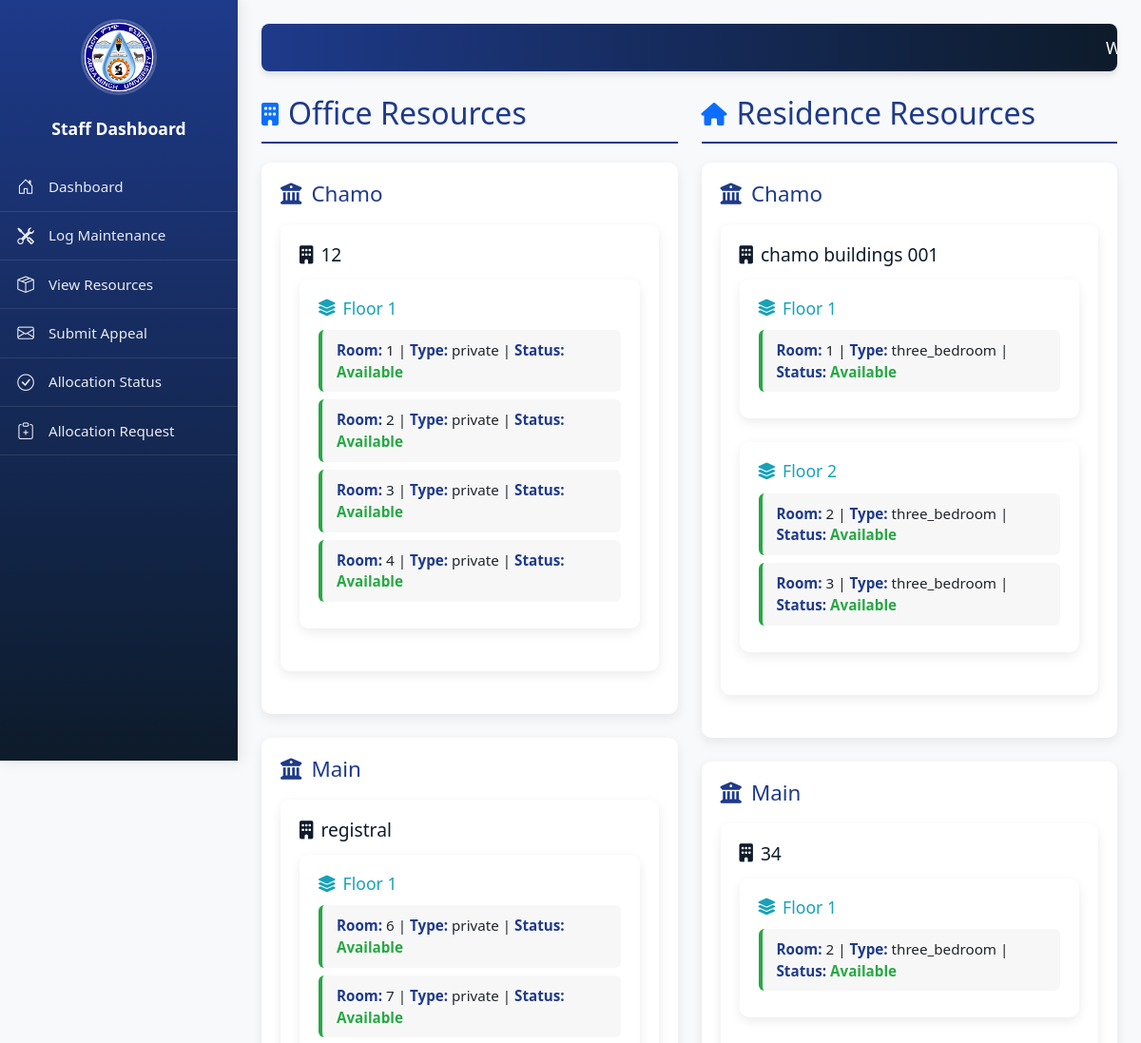
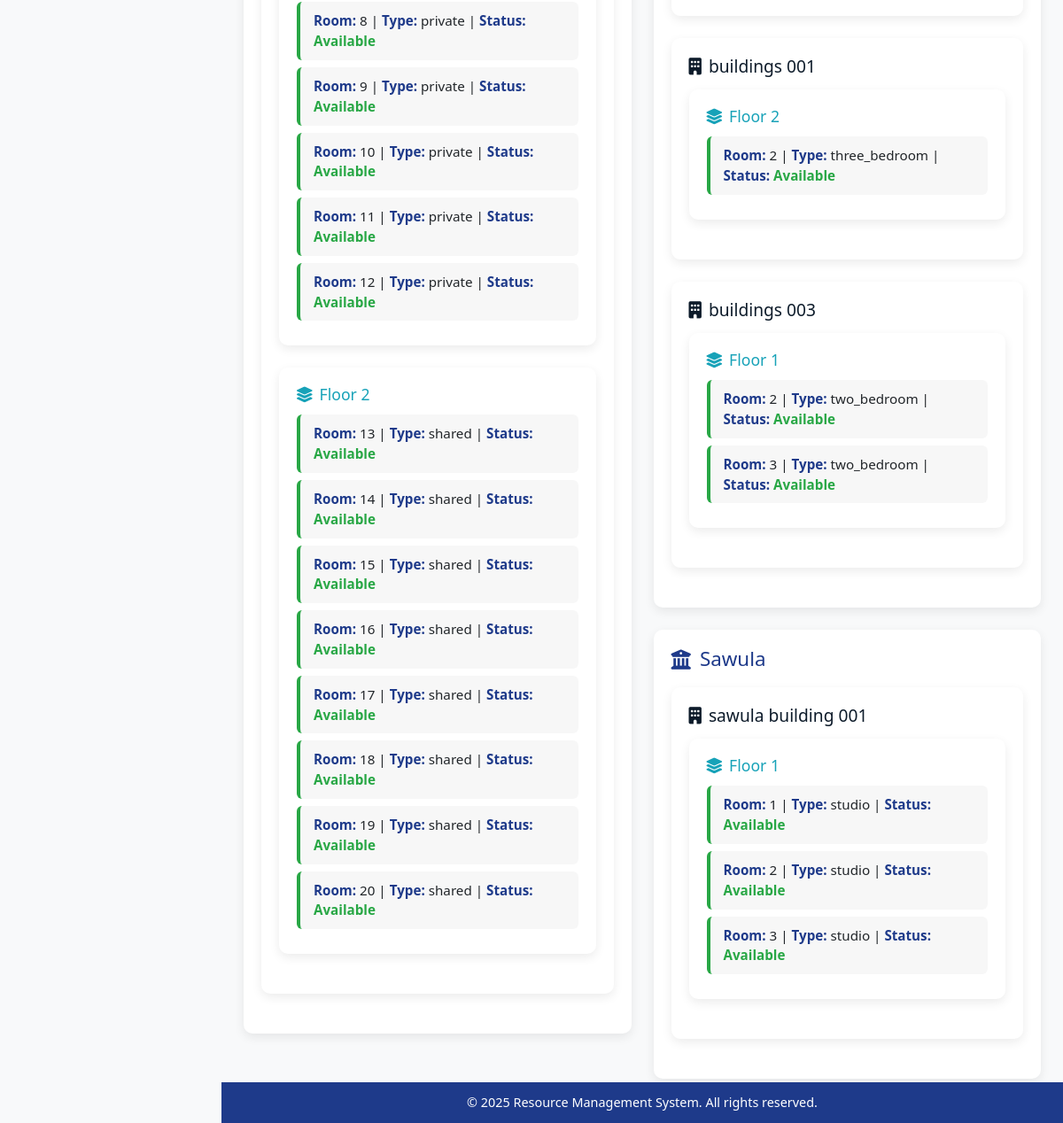
Page /admin/view_resources.php (signed in) on the committed database (2 pictures, top to bottom).
### tables this page shows
CREATE TABLE `office_resource` (
  `id` int(11) NOT NULL,
  `campus` varchar(50) NOT NULL,
  `building` varchar(50) NOT NULL,
  `floor` int(11) NOT NULL,
  `room_number` int(11) NOT NULL,
  `resource_type` enum('private','shared') NOT NULL,
  `status` enum('Available','Allocated') DEFAULT 'Available'
);

CREATE TABLE `resources` (
  `id` int(11) NOT NULL,
  `campus` varchar(50) NOT NULL,
  `building` varchar(50) NOT NULL,
  `floor` int(11) NOT NULL,
  `room_number` int(11) NOT NULL,
  `resource_type` enum('three_bedroom','two_bedroom','one_bedroom','studio','service') NOT NULL,
  `status` enum('Available','Allocated') DEFAULT 'Available'
);

### admin/view_resources.php (the view, shortened to what this page needs)
<?php
$servername = "localhost";
$username = "root";
$password = "";
$dbname = "signup";
$conn = new mysqli($servername, $username, $password, $dbname);
$office_sql = "SELECT * FROM office_resource WHERE status = 'Available' ORDER BY campus, building, floor, room_number";
$office_result = $conn->query($office_sql);
$office_campuses = [];
if ($office_result->num_rows > 0) {
    while ($row = $office_result->fetch_assoc()) {
        $campus = $row['campus'];
        $building = $row['building'];
        $floor = $row['floor'];
        if (!isset($office_campuses[$campus])) {
            $office_campuses[$campus] = [];
        }
        if (!isset($office_campuses[$campus][$building])) {
            $office_campuses[$campus][$building] = [];
        }
        if (!isset($office_campuses[$campus][$building][$floor])) {
            $office_campuses[$campus][$building][$floor] = [];
        }
        $office_campuses[$campus][$building][$floor][] = $row;
    }
}
$general_sql = "SELECT * FROM resources WHERE status = 'Available' ORDER BY campus, building, floor, room_number";
$general_result = $conn->query($general_sql);
$general_campuses = [];
if ($general_result->num_rows > 0) {
    while ($row = $general_result->fetch_assoc()) {
        $campus = $row['campus'];
        $building = $row['building'];
        $floor = $row['floor'];
        if (!isset($general_campuses[$campus])) {
            $general_campuses[$campus] = [];
        }
        if (!isset($general_campuses[$campus][$building])) {
            $general_campuses[$campus][$building] = [];
        }
        if (!isset($general_campuses[$campus][$building][$floor])) {
            $general_campuses[$campus][$building][$floor] = [];
        }
        $general_campuses[$campus][$building][$floor][] = $row;
    }
}
?>
<!DOCTYPE html>
<html lang="en">
<head>
    <link href="https://cdn.jsdelivr.net/npm/bootstrap@5.3.0-alpha1/dist/css/bootstrap.min.css" rel="stylesheet">
    <link href="https://cdnjs.cloudflare.com/ajax/libs/font-awesome/6.0.0-beta3/css/all.min.css" rel="stylesheet">
    <link rel="stylesheet" href="https://cdn.jsdelivr.net/npm/bootstrap-icons/font/bootstrap-icons.css">
</head>
<body>
    <div class="sidebar">
        <div class="logo">
            <img src="logo.png" alt="Logo">
        </div>
        <h2>Staff Dashboard</h2>
        <ul>
            <li><a href="staff_member_dashboard.php"><i class="bi bi-house-door"></i> Dashboard</a></li>
            <li><a href="log_maintenance.php"><i class="bi bi-tools"></i> Log Maintenance</a></li>
            <li class="active"><a href="view_resources.php"><i class="bi bi-box-seam"></i> View Resources</a></li>
            <li><a href="submit_appeal.php"><i class="bi bi-envelope"></i> Submit Appeal</a></li>
            <li><a href="allocation_status.php"><i class="bi bi-check-circle"></i> Allocation Status</a></li>
            <li>
                <a href="#"><i class="bi bi-clipboard-plus"></i> Allocation Request</a>
            </li>
        </ul>
    </div>
    <div class="main-content">
        <div class="marquee">
            <span>Welcome to the Resource Management System! Check available resources here.</span>
        </div>
        <div class="parallel-layout">
            <div class="column">
                <h2 class="section-header"><i class="fas fa-building text-primary"></i> Office Resources</h2>
                <?php if (!empty($office_campuses)): ?>
                    <?php foreach ($office_campuses as $campus => $buildings): ?>
                        <div class="campus-card">
                            <h2><i class="fas fa-university"></i> <?= htmlspecialchars($campus) ?></h2>
                            <?php foreach ($buildings as $building => $floors): ?>
                                <div class="building-card">
                                    <h3><i class="fas fa-building"></i> <?= htmlspecialchars($building) ?></h3>
                                    <?php foreach ($floors as $floor => $rooms): ?>
                                        <div class="floor-card">
                                            <h4><i class="fas fa-layer-group"></i> Floor <?= htmlspecialchars($floor) ?></h4>
                                            <ul class="room-list">
                                                <?php foreach ($rooms as $room): ?>
                                                    <li>
                                                        <strong>Room:</strong> <?= htmlspecialchars($room['room_number']) ?> |
                                                        <strong>Type:</strong> <?= htmlspecialchars($room['resource_type']) ?> |
                                                        <strong>Status:</strong> <span class="text-success"><?= htmlspecialchars($room['status']) ?></span>
                                                    </li>
                                                <?php endforeach; ?>
                                            </ul>
                                        </div>
                                    <?php endforeach; ?>
                                </div>
                            <?php endforeach; ?>
                        </div>
                    <?php endforeach; ?>
                <?php else: ?>
                    <div class="no-resources">
                        <i class="fas fa-info-circle me-2"></i> No available office resources found.
                    </div>
                <?php endif; ?>
            </div>
            <div class="column">
                <h2 class="section-header"><i class="fas fa-home text-primary"></i> Residence Resources</h2>
                <?php if (!empty($general_campuses)): ?>
                    <?php foreach ($general_campuses as $campus => $buildings): ?>
                        <div class="campus-card">
                            <h2><i class="fas fa-university"></i> <?= htmlspecialchars($campus) ?></h2>
                            <?php foreach ($buildings as $building => $floors): ?>
                                <div class="building-card">
                                    <h3><i class="fas fa-building"></i> <?= htmlspecialchars($building) ?></h3>
                                    <?php foreach ($floors as $floor => $rooms): ?>
                                        <div class="floor-card">
                                            <h4><i class="fas fa-layer-group"></i> Floor <?= htmlspecialchars($floor) ?></h4>
                                            <ul class="room-list">
                                                <?php foreach ($rooms as $room): ?>
                                                    <li>
                                                        <strong>Room:</strong> <?= htmlspecialchars($room['room_number']) ?> |
                                                        <strong>Type:</strong> <?= htmlspecialchars($room['resource_type']) ?> |
                                                        <strong>Status:</strong> <span class="text-success"><?= htmlspecialchars($room['status']) ?></span>
                                                    </li>
                                                <?php endforeach; ?>
                                            </ul>
                                        </div>
                                    <?php endforeach; ?>
                                </div>
                            <?php endforeach; ?>
                        </div>
                    <?php endforeach; ?>
                <?php else: ?>
                    <div class="no-resources">
                        <i class="fas fa-info-circle me-2"></i> No available residence resources found.
                    </div>
                <?php endif; ?>
            </div>
        </div>
    </div>
    <div class="footer">
        &copy; <?= date('Y') ?> Resource Management System. All rights reserved.
    </div>
</body>
</html>

### admin/view_resources.php (style rules this page uses)
* { margin: 0; padding: 0; box-sizing: border-box; font-family: 'Segoe UI', Tahoma, Geneva, Verdana, sans-serif; }
body { display: flex; min-height: 100vh; background-color: var(--bg-color); color: var(--text-color); transition: background-color 0.3s, color 0.3s; }
:root { --bg-color: #f8f9fa; --text-color: #212529; --sidebar-bg: linear-gradient(180deg, #1e3a8a, #0d1b2a); --card-bg: white; --card-shadow: 0px 4px 12px rgba(0, 0, 0, 0.08); --primary-color: #1e3a8a; --secondary-color: #0d1b2a; --success-color: #28a745; --info-color: #17a2b8; }
.sidebar { width: 250px; height: 100vh; background: var(--sidebar-bg); color: white; padding-top: 20px; position: fixed; left: 0; top: 0; overflow-y: auto; box-shadow: 2px 0 15px rgba(0, 0, 0, 0.1); z-index: 1000; }
.sidebar .logo { text-align: center; margin-bottom: 25px; }
.sidebar .logo img { width: 80px; border-radius: 50%; animation: flip 4s infinite ease-in-out; border: 3px solid rgba(255, 255, 255, 0.2); }
.sidebar h2 { text-align: center; font-size: 1.1rem; margin-bottom: 25px; color: #fff; font-weight: 600; }
.sidebar ul { list-style: none; padding: 0; }
.sidebar ul li { padding: 12px 15px; border-bottom: 1px solid rgba(255, 255, 255, 0.1); transition: all 0.3s ease; }
.sidebar ul li a { text-decoration: none; color: rgba(255, 255, 255, 0.9); font-size: 0.95rem; display: flex; align-items: center; gap: 12px; transition: all 0.3s ease; }
.sidebar ul li a i { font-size: 1.1rem; width: 24px; text-align: center; }
.main-content { margin-left: 250px; padding: 25px; flex-grow: 1; position: relative; }
.marquee { background: linear-gradient(90deg, var(--primary-color), var(--secondary-color)); color: white; padding: 12px; font-size: 1.1rem; font-weight: 500; text-align: center; margin-bottom: 25px; border-radius: 8px; overflow: hidden; white-space: nowrap; box-shadow: 0 4px 6px rgba(0, 0, 0, 0.1); }
.marquee span { display: inline-block; padding-left: 100%; animation: marquee 15s linear infinite; }
.parallel-layout { display: flex; gap: 25px; }
.parallel-layout .column { flex: 1; }
.section-header { color: var(--primary-color); margin-bottom: 20px; padding-bottom: 10px; border-bottom: 2px solid var(--primary-color); display: flex; align-items: center; gap: 10px; }
.section-header i { font-size: 1.5rem; }
.campus-card, .building-card, .floor-card { background: var(--card-bg); border-radius: 10px; box-shadow: var(--card-shadow); padding: 20px; margin-bottom: 25px; transition: transform 0.3s ease, box-shadow 0.3s ease; }
.campus-card h2 { color: var(--primary-color); margin-bottom: 18px; font-size: 1.4rem; display: flex; align-items: center; gap: 10px; }
.building-card h3 { color: var(--secondary-color); margin-bottom: 15px; font-size: 1.2rem; display: flex; align-items: center; gap: 8px; }
.floor-card h4 { color: var(--info-color); margin-bottom: 12px; font-size: 1.1rem; display: flex; align-items: center; gap: 8px; }
.room-list { list-style: none; padding: 0; margin: 0; }
.room-list li { padding: 10px 15px; margin-bottom: 8px; background: rgba(0, 0, 0, 0.03); border-radius: 6px; font-size: 0.95rem; color: var(--text-color); border-left: 4px solid var(--success-color); transition: all 0.3s ease; }
.room-list li strong { color: var(--primary-color); font-weight: 600; }
.text-success { color: var(--success-color) !important; font-weight: 600; }
.footer { background-color: var(--primary-color); color: white; text-align: center; padding: 12px 20px; position: fixed; bottom: 0; left: 250px; right: 0; z-index: 100; font-size: 0.9rem; }

### rows in the picture
office_resource: room_number "1", resource_type "private", status "Available"
office_resource: room_number "2", resource_type "private", status "Available"
office_resource: room_number "3", resource_type "private", status "Available"
office_resource: room_number "4", resource_type "private", status "Available"
office_resource: room_number "6", resource_type "private", status "Available"
office_resource: room_number "7", resource_type "private", status "Available"
office_resource: room_number "8", resource_type "private", status "Available"
office_resource: room_number "9", resource_type "private", status "Available"
office_resource: room_number "10", resource_type "private", status "Available"
office_resource: room_number "11", resource_type "private", status "Available"
office_resource: room_number "12", resource_type "private", status "Available"
office_resource: room_number "13", resource_type "shared", status "Available"
office_resource: room_number "14", resource_type "shared", status "Available"
office_resource: room_number "15", resource_type "shared", status "Available"
office_resource: room_number "16", resource_type "shared", status "Available"
office_resource: room_number "17", resource_type "shared", status "Available"
office_resource: room_number "18", resource_type "shared", status "Available"
office_resource: room_number "19", resource_type "shared", status "Available"
office_resource: room_number "20", resource_type "shared", status "Available"
resources: room_number "1", resource_type "three_bedroom", status "Available"
resources: room_number "2", resource_type "three_bedroom", status "Available"
resources: room_number "3", resource_type "three_bedroom", status "Available"
resources: room_number "2", resource_type "three_bedroom", status "Available"
resources: room_number "2", resource_type "three_bedroom", status "Available"
resources: room_number "2", resource_type "two_bedroom", status "Available"
resources: room_number "3", resource_type "two_bedroom", status "Available"
resources: campus "Sawula", building "sawula building 001", floor "1", room_number "3", resource_type "studio", status "Available"
resources: room_number "1", resource_type "studio", status "Available"
resources: room_number "2", resource_type "studio", status "Available"

### other values in the picture
$campus "Chamo"
$building "12"
$floor "1"
$campus "Main"
$building "registral"
$floor "2"
$building "chamo buildings 001"
$building "34"
$building "buildings 001"
$building "buildings 003"
